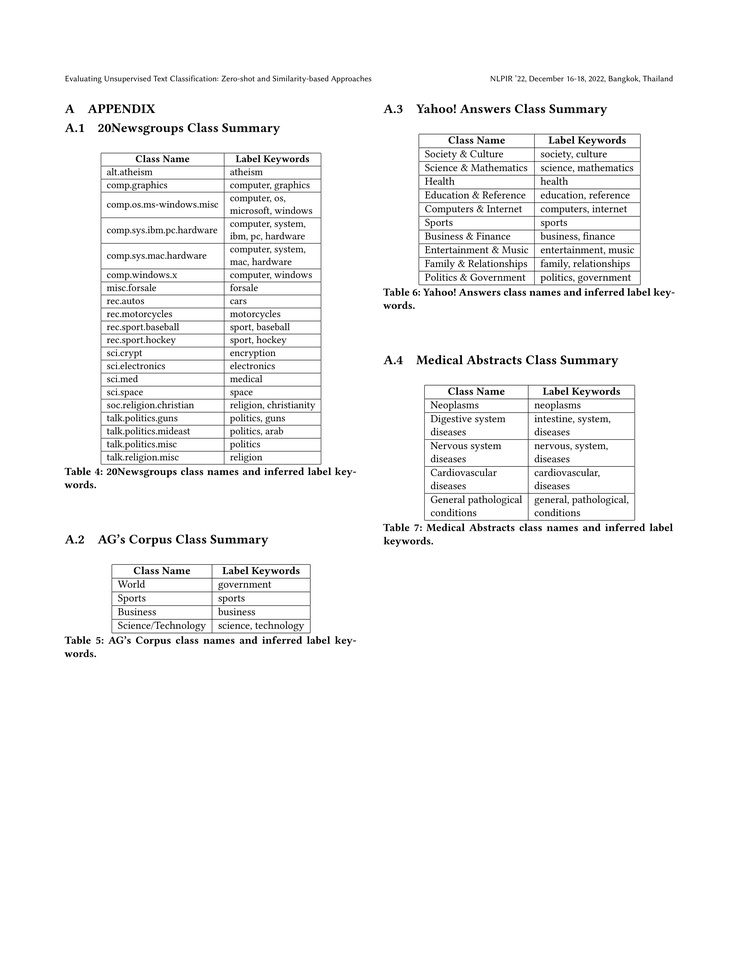
#> input picture data/page_images/page_8.jpg, 738 x 956 px, shrunk from 5100 x 6600 before the run
$ python -i table_locator.py   (imports and definitions only)
#> lines starting #> are read from the running program, lines starting #| are printed output that depends on the picture; after the words box and inside, x2 and y2 are one past the last pixel; in counts of white or black regions, pixels touching at a corner belong together
import cv2
import numpy as np
import table_classes


def cv_identify_line_contours(image_path: str, iterations: int = 5) -> tuple:
    """
    Get table contours from image. Process provided image with openCV package (cv2).
    Identify horizontal and vertical lines in image, extract contours and identify
    position of table cells.

    :param image_path: string with path to file
    :param iterations: number of iterations for erosion and dilation
    :return: list with identified table contours, each contour is array with [x, y]
             coordinates of rectangle corners.
    """
#> called with image_path = 'data/page_images/page_8.jpg', iterations = 5
    img = cv2.imread(image_path)
#> img is the input picture: shape (956, 738, 3); min 0, max 255, mean 246
    # before thresholding transform image to grayscale
    img = cv2.cvtColor(img, cv2.COLOR_BGR2GRAY)
#> img: shape (956, 738)
    # perform thresholding, by selected threshold value (now 128, it is right
    # in the middle of 8-bit value => 0-255) change value of pixel either to 1
    # or 0. After this step we have just black and white picture
    _, img_bin = cv2.threshold(img, 128, 255, cv2.THRESH_BINARY)
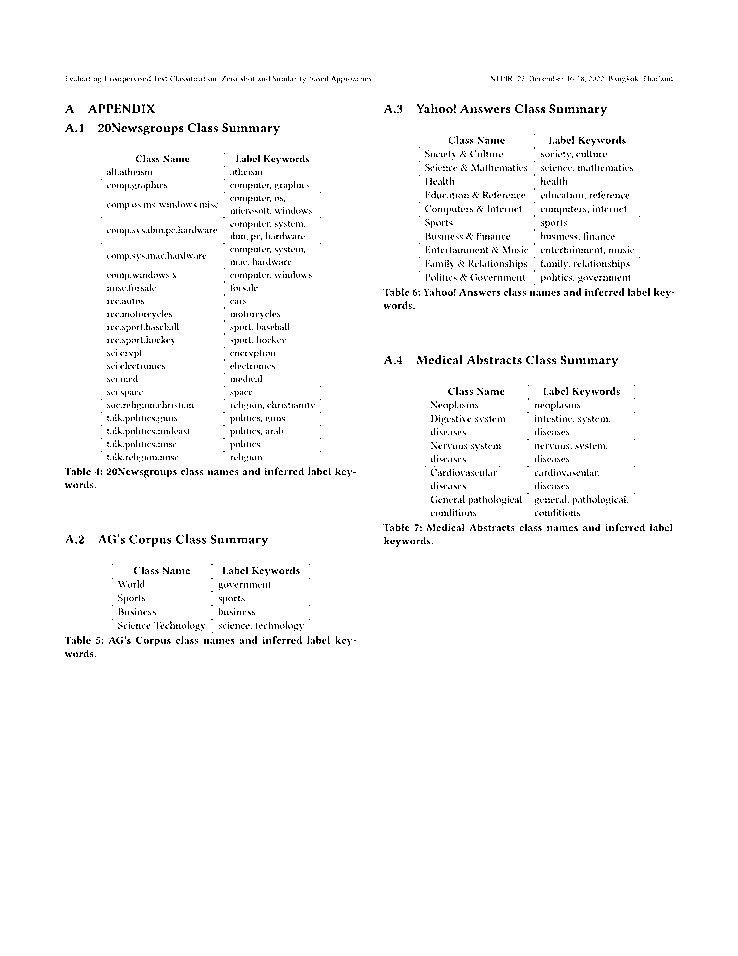
#> img_bin: shape (956, 738); 97.8% white; black in thin lines or dots, all inside (x1, y1, x2, y2) = (65, 76, 674, 657)
    _, img_bin_result = cv2.threshold(img, 128, 255, cv2.THRESH_BINARY)
    # invert picture => black to white and white to black
    img_bin = 255 - img_bin

    # if number of iterations wasn't provided we can use our default 0.15% of image pixel height. For 300 dpi it means
    # that we will have 5 iterations, that should work well.
    if not iterations:
        h, _ = img.shape
        iterations = round(h * 0.0015)

    # kernel is matrix by multiplying bits to change original image in some
    # desired way. For example, it can be used to dilate or threshold image
    kernel = cv2.getStructuringElement(cv2.MORPH_RECT, (2, 2))
    vertical_kernel = cv2.getStructuringElement(cv2.MORPH_RECT, (1, np.array(img).shape[1] // 150))
#> vertical_kernel = [1, 1, 1, 1]
    horizontal_kernel = cv2.getStructuringElement(cv2.MORPH_RECT, (np.array(img).shape[1] // 150, 1))
#> horizontal_kernel = [[1, 1, 1, 1]]

    vertically_eroded_img = cv2.erode(img_bin, vertical_kernel, iterations=iterations)
#> vertically_eroded_img: shape (956, 738); every value is 0
    vertical_lines = cv2.dilate(vertically_eroded_img, vertical_kernel, iterations=iterations)

    horizontally_eroded_img = cv2.erode(img_bin, horizontal_kernel, iterations=iterations)
    horizontal_lines = cv2.dilate(horizontally_eroded_img, horizontal_kernel, iterations=iterations)

    # cv2.addWeighted() produce weighted sum of two pictures, this time give both
    # same weight
    vertical_horizontal_lines = cv2.addWeighted(vertical_lines, 0.5, horizontal_lines, 0.5, 0.0)
    # ~ tilde should mean bitwise "not" operator, it flips black and white in picture
    vertical_horizontal_lines = cv2.erode(~vertical_horizontal_lines, kernel, iterations=iterations)
#> vertical_horizontal_lines: shape (956, 738); every value is 255

    _, vertical_horizontal_lines = cv2.threshold(vertical_horizontal_lines,
                                                 128, 255,
                                                 cv2.THRESH_BINARY | cv2.THRESH_OTSU)

    # find contours in picture
    # mode parameter cv2.RETR_TREE returns contours in parent-child structure
    # method parameter cv2.CHAIN_APPROX_SIMPLE is not storing all points of contour
    # but only endpoints of contour shape (for example corners of rectangle)
    contours, _ = cv2.findContours(vertical_horizontal_lines, cv2.RETR_TREE, cv2.CHAIN_APPROX_SIMPLE)
#> contours = [[[0, 0], [0, 955], [737, 955], [737, 0]]]

    return contours, img_bin_result


# [312 lines left out: functions filter_duplicates_from_contours, create_cells, sort_cells, nested_structure, locate_table, merge_cells_in_sequence and 3 more, not called in this run]

>>> result = cv_identify_line_contours('data/page_images/page_8.jpg')
